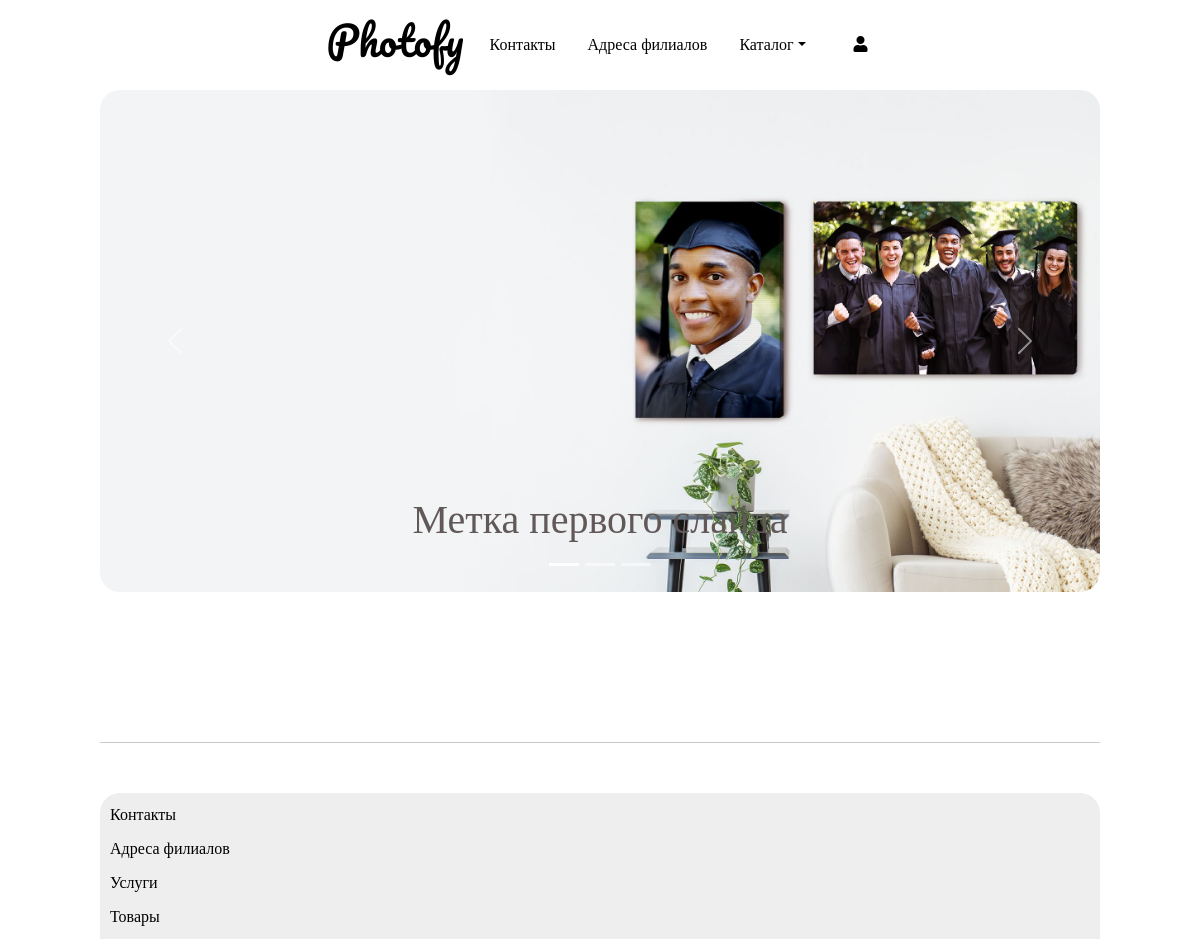
The page /home/services_by_category/ on the database as committed earlier.
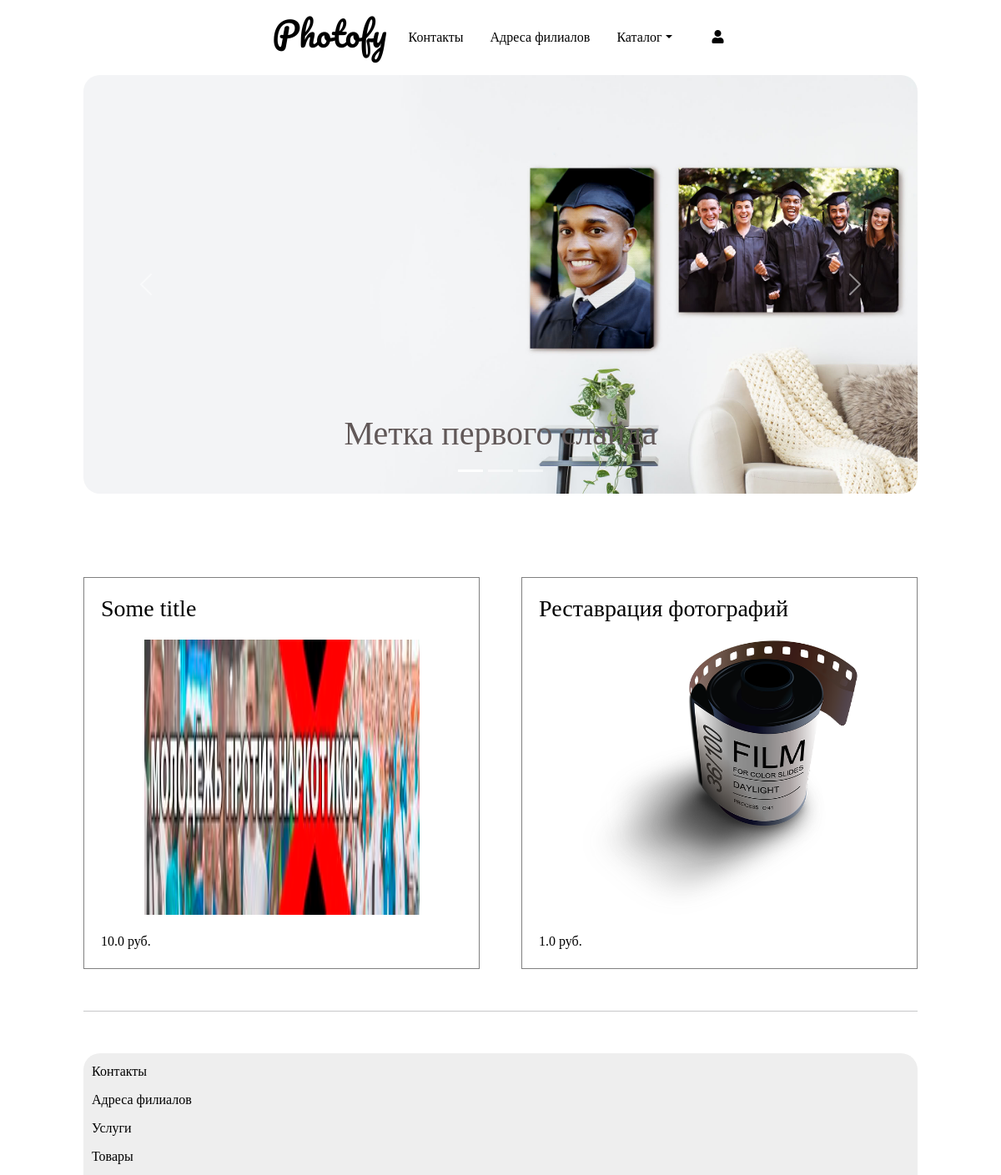
The same page on the database as committed later.
### module1/models.py (models this page shows, shortened)
class Services(models.Model):
    title = models.CharField(verbose_name=_("title"), help_text=_("Required"), max_length=255)
    CHOICES = [
        ('good', 'Goods'),
        ('service', 'Services'),
    ]
    category = models.CharField(max_length=32, choices=CHOICES, default='good')
    description = models.TextField(verbose_name=_("description"), help_text=_("Not required"), blank=True)
    image = models.ImageField(verbose_name='image', help_text=_("Upload a product image"), default="photos/photo-roll.png", upload_to="photos/")
    number_of_photos = models.IntegerField(default=1)
    paper_type = models.CharField(verbose_name=_("paper type"), help_text=_("Required"), max_length=255, blank=True)
    photo_format =  models.CharField(verbose_name=_("photo format"), help_text=_("Required"), max_length=255, blank=True)
    regular_price = models.FloatField(verbose_name=_("Regular price"), help_text=_("Максимально 10 цифр"))
    created_at = models.DateTimeField(_("Created at"), auto_now_add=True, editable=False)
    updated_at = models.DateTimeField(_("Updated at"), auto_now_add=True)
    class Meta:
        ordering = ('-created_at',)
        verbose_name = 'Сервис'
        verbose_name_plural = 'Сервисы'

### module1/views.py (the view)
# urls.py: path('services_by_category/', Services_by_category, name="services-by-category"),
def Services_by_category(request):
    services = Services.objects.filter(category='service')
    context = {"services": services}
    return render(request, 'services_by_category.html', context)

### templates/services_by_category.html (shortened to what this page needs)
{% extends "base.html" %}
{% load static %}
{% block content %}
    <div class="mycontainer1">
      <div id="carouselExampleCaptions" class="carousel slide" data-bs-ride="carousel">
        <div class="carousel-indicators">
          <button type="button" data-bs-target="#carouselExampleCaptions" data-bs-slide-to="0" class="active" aria-current="true" aria-label="Slide 1"></button>
          <button type="button" data-bs-target="#carouselExampleCaptions" data-bs-slide-to="1" aria-label="Slide 2"></button>
          <button type="button" data-bs-target="#carouselExampleCaptions" data-bs-slide-to="2" aria-label="Slide 3"></button>
        </div>
        <div class="carousel-inner mycarousel">
          <div class="carousel-item active">
            <img src="{% static 'photos/new-banner1.jpg'%}" class="d-block w-100" alt="...">
            <div class="carousel-caption d-none d-md-block">
              <h1>Метка первого слайда</h1>
            </div>
          </div>
        </div>
        <button class="carousel-control-prev" type="button" data-bs-target="#carouselExampleCaptions"  data-bs-slide="prev">
          <span class="carousel-control-prev-icon" aria-hidden="true"></span>
        </button>
        <button class="carousel-control-next" type="button" data-bs-target="#carouselExampleCaptions"  data-bs-slide="next">
          <span class="carousel-control-next-icon" aria-hidden="true"></span>
        </button>
      </div>
    </div>
    <section class="products-section">
      {% for item in services %}
      <div class="products-section-item">
        <a href="{% url 'module1:detail' item.id %}">
          <h3 class='products-item-title'>{{ item.title }}</h3>
          <img src="{{ item.image.url }}" alt="" width='330' height='330'>
          <p>{{ item.regular_price }} руб.</p>
        </a>
      </div>
      {% endfor %}
    </section>
{% endblock content %}

Rows that differ between the two databases and show on the page:
added Services: title "Some title", image (picture), regular_price "10.0"
now on this page (row edited): Services: title "Реставрация фотографий", image (picture), regular_price "1.0"
